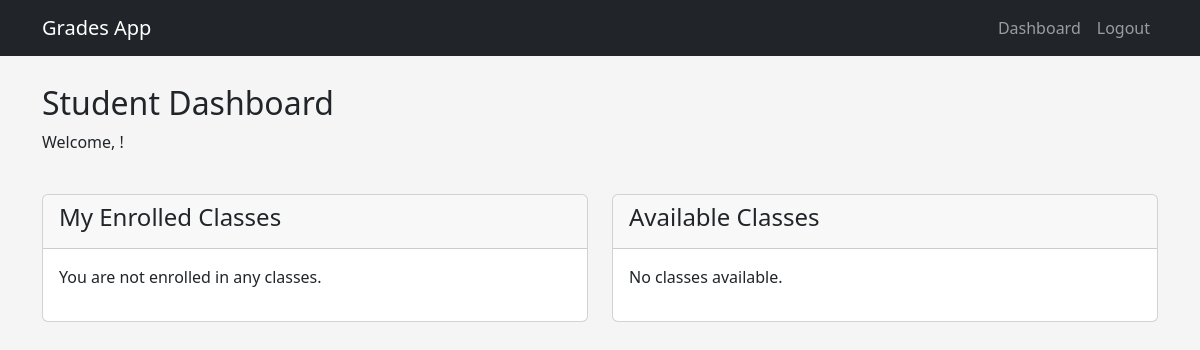
Page /student (signed in) on the earlier database version.
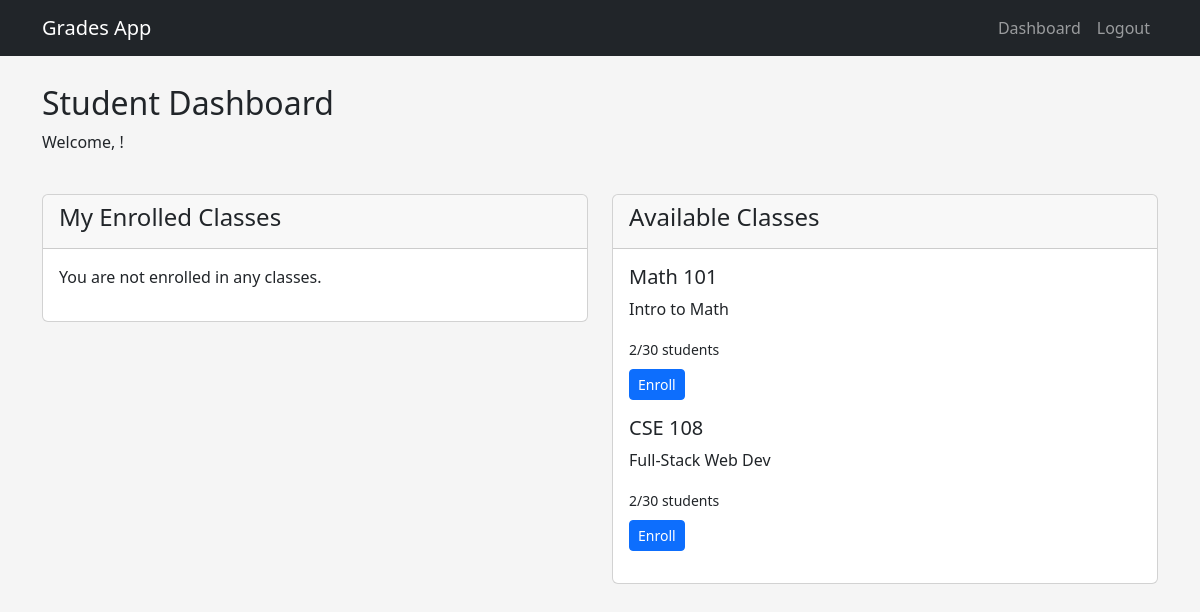
Same page on the later database version.
### app.py (models this page shows)
class Class(db.Model):
    __tablename__ = 'classes'
    id = db.Column(db.Integer, primary_key=True)
    name = db.Column(db.String(100), nullable=False)
    description = db.Column(db.Text)
    capacity = db.Column(db.Integer, default=30)
    teacher_id = db.Column(db.Integer, nullable=True)
    created_at = db.Column(db.DateTime, default=datetime.utcnow)
    enrollments = db.relationship('Enrollment', backref='class_obj', lazy=True)
    def current_enrollment_count(self):
        return len(self.enrollments)
    def is_full(self):
        return self.current_enrollment_count() >= self.capacity

### app.py (the view)
@app.route('/student')
def student():
    if 'role' not in session or session['role'] != 'student':
        return redirect(url_for('login'))
    user = User.query.filter_by(email=session['email']).first()
    enrolled_classes = []
    if user:
        enrollments = Enrollment.query.filter_by(student_id=user.id).all()
        enrolled_classes = [Class.query.get(e.class_id) for e in enrollments]
    classes = Class.query.all()
    return render_template('student.html', user=user, classes=classes, enrolled_classes=enrolled_classes)

### templates/student.html (shortened to what this page needs)
{% extends "base.html" %}
{% block nav_items %}
<li class="nav-item">
    <a class="nav-link" href="{{ url_for('student') }}">Dashboard</a>
</li>
<li class="nav-item">
    <a class="nav-link" href="{{ url_for('logout') }}">Logout</a>
</li>
{% endblock %}
{% block content %}
<div class="row mb-4">
    <div class="col">
        <h2>Student Dashboard</h2>
        <p>Welcome, {{ user.name }}!</p>
    </div>
</div>
<div class="row">
    <div class="col-md-6">
        <div class="card mb-4">
            <div class="card-header">
                <h4>My Enrolled Classes</h4>
            </div>
            <div class="card-body">
                {% if enrolled_classes %}
                    {% for class in enrolled_classes %}
                        <div class="mb-3">
                            <h5>{{ class.name }}</h5>
                            <p>{{ class.description }}</p>
                            <small>{{ class.current_enrollment_count() }}/{{ class.capacity }} students</small>
                        </div>
                    {% endfor %}
                {% else %}
                    <p>You are not enrolled in any classes.</p>
                {% endif %}
            </div>
        </div>
    </div>
    <div class="col-md-6">
        <div class="card">
            <div class="card-header">
                <h4>Available Classes</h4>
            </div>
            <div class="card-body">
                {% if classes %}
                    {% for class in classes %}
                        <div class="mb-3">
                            <h5>{{ class.name }}</h5>
                            <p>{{ class.description }}</p>
                            <small>{{ class.current_enrollment_count() }}/{{ class.capacity }} students</small>
                            <div class="mt-2">
                                {% if not class.is_full() %}
                                    <form action="{{ url_for('enroll', class_id=class.id) }}" method="post">
                                        <button type="submit" class="btn btn-sm btn-primary">Enroll</button>
                                    </form>
                                {% else %}
                                    <button class="btn btn-sm btn-secondary" disabled>Class Full</button>
                                {% endif %}
                            </div>
                        </div>
                    {% endfor %}
                {% else %}
                    <p>No classes available.</p>
                {% endif %}
            </div>
        </div>
    </div>
</div>
{% endblock %}

### templates/base.html (shortened to what this page needs)
<!DOCTYPE html>
<html lang="en">
<head>
    <link href="https://cdn.jsdelivr.net/npm/bootstrap@5.3.0-alpha1/dist/css/bootstrap.min.css" rel="stylesheet">
</head>
<body>
    <nav class="navbar navbar-expand-lg navbar-dark bg-dark fixed-top">
        <div class="container">
            <a class="navbar-brand" href="/">Grades App</a>
            <div class="collapse navbar-collapse" id="navbarNav">
                <ul class="navbar-nav ms-auto">
                    {% block nav_items %}{% endblock %}
                </ul>
            </div>
        </div>
    </nav>
    <div class="container mt-4">
        {% block content %}{% endblock %}
    </div>
</body>
</html>

### templates/base.html (style rules this page uses)
body { padding-top: 60px; background-color: #f5f5f5; }

Differences in the rows shown:
added Class: name "Math 101", description "Intro to Math", current_enrollment_count "2", capacity "30"
added Class: name "CSE 108", description "Full-Stack Web Dev", current_enrollment_count "2", capacity "30"
Other differences:
text no longer shown: "No classes available."
